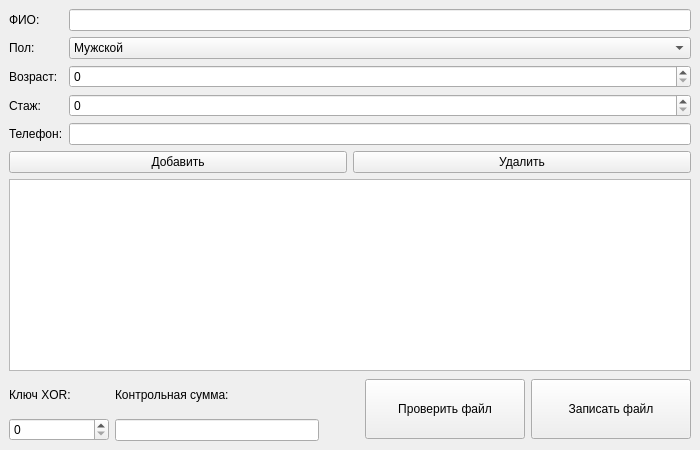
<?xml version="1.0" encoding="UTF-8"?>
<ui version="4.0">
 <class>MainWindow</class>
 <widget class="QMainWindow" name="MainWindow">
  <property name="geometry">
   <rect>
    <x>0</x>
    <y>0</y>
    <width>700</width>
    <height>450</height>
   </rect>
  </property>
  <property name="minimumSize">
   <size>
    <width>0</width>
    <height>0</height>
   </size>
  </property>
  <property name="windowTitle">
   <string>Управление сотрудниками</string>
  </property>
  <widget class="QWidget" name="centralwidget">
   <layout class="QVBoxLayout" name="verticalLayout">
    <item>
     <layout class="QVBoxLayout" name="verticalLayout_3">
      <item>
       <layout class="QFormLayout" name="formLayout">
        <item row="0" column="0">
         <widget class="QLabel" name="labelName">
          <property name="text">
           <string>ФИО:</string>
          </property>
         </widget>
        </item>
        <item row="0" column="1">
         <widget class="QLineEdit" name="nameEdit"/>
        </item>
        <item row="1" column="0">
         <widget class="QLabel" name="labelGender">
          <property name="text">
           <string>Пол:</string>
          </property>
         </widget>
        </item>
        <item row="1" column="1">
         <widget class="QComboBox" name="sexEdit">
          <item>
           <property name="text">
            <string>Мужской</string>
           </property>
          </item>
          <item>
           <property name="text">
            <string>Женский</string>
           </property>
          </item>
         </widget>
        </item>
        <item row="2" column="0">
         <widget class="QLabel" name="labelAge">
          <property name="text">
           <string>Возраст:</string>
          </property>
         </widget>
        </item>
        <item row="2" column="1">
         <widget class="QSpinBox" name="ageEdit"/>
        </item>
        <item row="3" column="0">
         <widget class="QLabel" name="labelExperience">
          <property name="text">
           <string>Стаж:</string>
          </property>
         </widget>
        </item>
        <item row="3" column="1">
         <widget class="QSpinBox" name="experienceEdit"/>
        </item>
        <item row="4" column="0">
         <widget class="QLabel" name="labelPhone">
          <property name="text">
           <string>Телефон:</string>
          </property>
         </widget>
        </item>
        <item row="4" column="1">
         <widget class="QLineEdit" name="phoneEdit"/>
        </item>
       </layout>
      </item>
      <item>
       <layout class="QHBoxLayout" name="horizontalLayout_2">
        <item>
         <widget class="QPushButton" name="addButton">
          <property name="text">
           <string>Добавить</string>
          </property>
         </widget>
        </item>
        <item>
         <widget class="QPushButton" name="removeButton">
          <property name="text">
           <string>Удалить</string>
          </property>
         </widget>
        </item>
       </layout>
      </item>
     </layout>
    </item>
    <item>
     <widget class="QTableView" name="employeeTable">
      <property name="tabletTracking">
       <bool>true</bool>
      </property>
      <attribute name="horizontalHeaderVisible">
       <bool>false</bool>
      </attribute>
     </widget>
    </item>
    <item>
     <layout class="QHBoxLayout" name="horizontalLayout_8">
      <item>
       <layout class="QHBoxLayout" name="horizontalLayout_5">
        <item>
         <layout class="QVBoxLayout" name="verticalLayout_9">
          <item>
           <widget class="QLabel" name="labelXorKey">
            <property name="minimumSize">
             <size>
              <width>100</width>
              <height>0</height>
             </size>
            </property>
            <property name="text">
             <string>Ключ XOR:</string>
            </property>
           </widget>
          </item>
          <item>
           <widget class="QSpinBox" name="xorKeyEdit">
            <property name="minimum">
             <number>0</number>
            </property>
            <property name="maximum">
             <number>255</number>
            </property>
           </widget>
          </item>
         </layout>
        </item>
        <item>
         <layout class="QVBoxLayout" name="verticalLayout_10">
          <item>
           <widget class="QLabel" name="labelChecksum">
            <property name="text">
             <string>Контрольная сумма:</string>
            </property>
           </widget>
          </item>
          <item>
           <widget class="QLineEdit" name="checksumDisplay">
            <property name="minimumSize">
             <size>
              <width>200</width>
              <height>0</height>
             </size>
            </property>
            <property name="readOnly">
             <bool>true</bool>
            </property>
           </widget>
          </item>
         </layout>
        </item>
       </layout>
      </item>
      <item>
       <spacer name="horizontalSpacer">
        <property name="sizeHint" stdset="0">
         <size>
          <width>40</width>
          <height>20</height>
         </size>
        </property>
       </spacer>
      </item>
      <item>
       <widget class="QPushButton" name="checkButton">
        <property name="minimumSize">
         <size>
          <width>160</width>
          <height>60</height>
         </size>
        </property>
        <property name="text">
         <string>Проверить файл</string>
        </property>
       </widget>
      </item>
      <item>
       <widget class="QPushButton" name="writeButton">
        <property name="minimumSize">
         <size>
          <width>160</width>
          <height>60</height>
         </size>
        </property>
        <property name="sizeIncrement">
         <size>
          <width>0</width>
          <height>0</height>
         </size>
        </property>
        <property name="text">
         <string>Записать файл</string>
        </property>
       </widget>
      </item>
     </layout>
    </item>
   </layout>
  </widget>
 </widget>
 <resources/>
 <connections/>
</ui>
